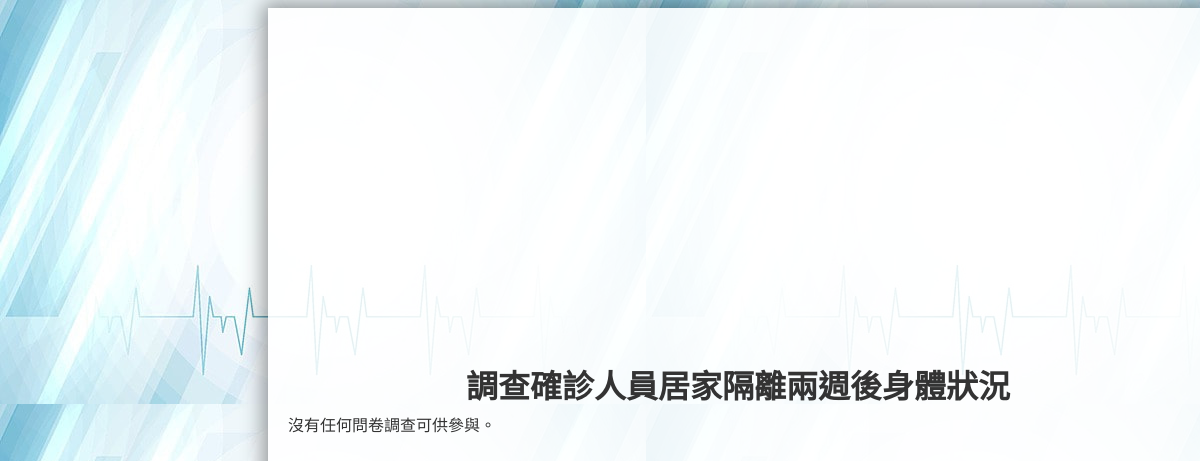
/polls/, run on an earlier commit of the app's database.
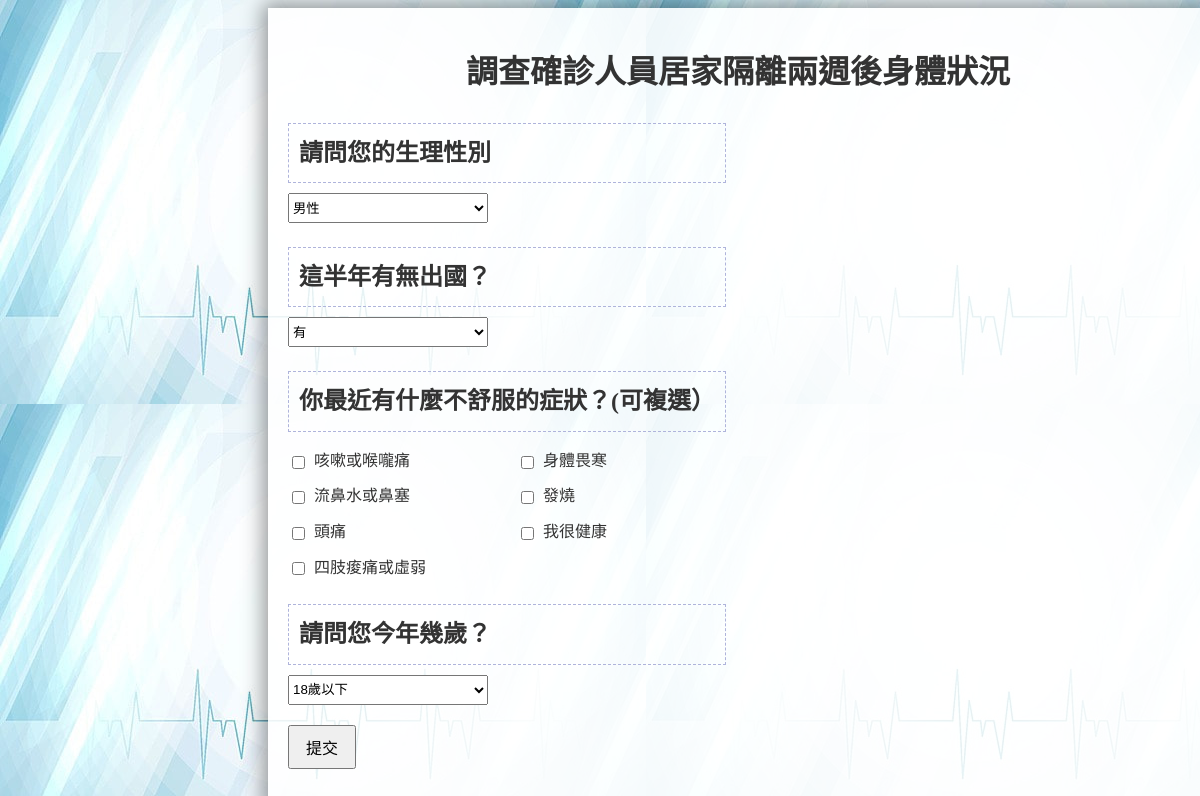
And on a later commit of the database.
### polls/models.py (models this page shows, shortened)
class Question(models.Model):
    question_text = models.CharField(max_length=200)
    pub_date = models.DateTimeField(default=timezone.now)
    type = models.CharField(max_length=10, choices=[('single', 'Single Choice'), ('multiple', 'Multiple Choice')])
    position = models.IntegerField(default=0, null=True)

class Choice(models.Model):
    question = models.ForeignKey(Question, on_delete=models.CASCADE)
    choice_text = models.CharField(max_length=200)
    votes = models.IntegerField(default=0)

### polls/views.py (the view)
# urls.py: path("", views.IndexView.as_view(), name="index"),
class IndexView(generic.ListView):
    template_name = "polls/index.html"
    context_object_name = "latest_question_list"
    def get_queryset(self):
        return Question.objects.filter(pub_date__lte=timezone.now(), type__in=('single', 'multiple')).order_by("-pub_date")[:30]

### polls/templates/polls/index.html (shortened to what this page needs)
<!DOCTYPE html>
<html lang="zh-Hant">
<head>
  {% load static %}
  <link rel="stylesheet" href="{% static 'polls/style.css' %}">
</head>
<body style="display: flex;">
  <div class="container">
    <h1>調查確診人員居家隔離兩週後身體狀況</h1>
    {% if latest_question_list %}
      <form method="post" action="/submit">
        {% for question in latest_question_list %}
          <h2>{{ question.question_text }}</h2>
          {% if question.type == 'single' or question.type == 'multiple' %}
            {% if question.type == 'single' %}
              <select name="choice-{{ question.id }}">
                {% for choice in question.choice_set.all %}
                  <option value="{{ choice.id }}">{{ choice.choice_text }}</option>
                {% endfor %}
              </select>
            {% elif question.type == 'multiple' %}
              <ul>
                {% for choice in question.choice_set.all %}
                  <li>
                    <label for="{{ choice.id }}">
                      <input type="checkbox" id="{{ choice.id }}" name="choice-{{ question.id }}" value="{{ choice.id }}">
                      {{ choice.choice_text }}
                    </label>
                  </li>
                {% endfor %}
              </ul>
            {% endif %}
          {% else %}
            <p>問題類型無效</p>
          {% endif %}
        {% endfor %}
        <div>
          <input type="submit" value="提交">
        </div>
      </form>
    {% else %}
      <p>沒有任何問卷調查可供參與。</p>
    {% endif %}
  </div>
</body>
</html>

What changed in the data, as far as the page shows it:
now on this page (row edited): Question: question_text "請問您的生理性別"
now on this page (row edited): Question: question_text "這半年有無出國？"
now on this page (row edited): Question: question_text "你最近有什麼不舒服的症狀？(可複選）"
now on this page (row edited): Choice: choice_text "咳嗽或喉嚨痛"
now on this page (row edited): Choice: choice_text "流鼻水或鼻塞"
now on this page (row unchanged): Choice: choice_text "頭痛"
now on this page (row unchanged): Choice: choice_text "四肢痠痛或虛弱"
now on this page (row unchanged): Choice: choice_text "身體畏寒"
now on this page (row unchanged): Choice: choice_text "發燒"
now on this page (row unchanged): Choice: choice_text "我很健康"
now on this page (row edited): Question: question_text "請問您今年幾歲？"
Also different on the page:
form field value: (not shown) → "提交"
text no longer shown: "沒有任何問卷調查可供參與。"
